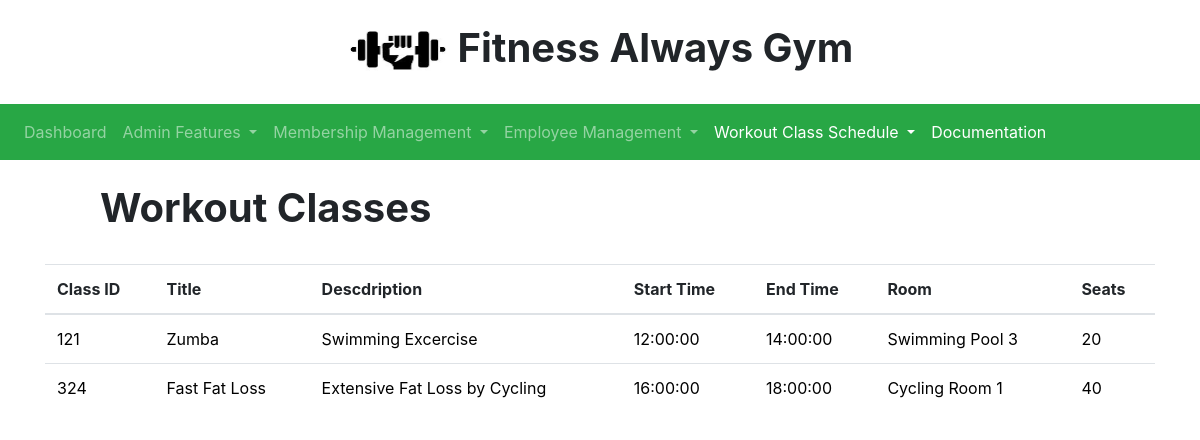
Page /workout/workout.php (signed in) on the committed database.
### tables this page shows
CREATE TABLE `workout` (
  `class_id` int(11) NOT NULL,
  `title` varchar(100) NOT NULL,
  `description` varchar(200) NOT NULL,
  `start_time` time NOT NULL,
  `end_time` time NOT NULL,
  `room` varchar(100) NOT NULL,
  `seats` int(100) NOT NULL
);

### workout/workout.php (the view, shortened to what this page needs)
<?php
echo "<head><title>Fitness Always</title></head>";
echo '
  <center>
    <h1><img src="../logo.png" width="100px" height="40px">
    <strong>Fitness Always Gym</strong></h1>
  </center><br>
  <nav class="navbar navbar-expand-sm bg-success navbar-dark">
    <ul class="navbar-nav">
      <li class="nav-item">
        <a class="nav-link" href="../fitnessalways.php">Dashboard</a>
      </li>
      <li class="nav-item dropdown">
        <a class="nav-link dropdown-toggle" href="#" id="navbardrop" data-toggle="dropdown">
        Admin Features
        </a>
      </li>
      <li class="nav-item dropdown">
        <a class="nav-link dropdown-toggle" href="#" id="navbardrop" data-toggle="dropdown">
        Membership Management
        </a>
      </li>
      <li class="nav-item dropdown">
        <a class="nav-link dropdown-toggle" href="#" id="navbardrop" data-toggle="dropdown">
        Employee Management
        </a>
        </li>
        <li class="nav-item dropdown active">
          <a class="nav-link dropdown-toggle" href="#" id="navbardrop" data-toggle="dropdown">
          Workout Class Schedule
          </a>
        </li>
        <li class="nav-item active">
      <a class="nav-link" href="../documentation/documentation.php">Documentation</a>
    </li>
    </ul>
  </nav>';
include '../db_connect.php';
$sql = "SELECT * FROM workout";
$result = $conn->query($sql);
echo "<div class='container-fluidser'>
<br><h1 style='margin-left: 66px'><b>Workout Classes</b></h1><br></div>";
echo "<div class='container'>
<table class='table table-hover'>
    <thead>
      <tr>
        <th>Class ID</th>
        <th>Title</th>
        <th>Descdription</th>
        <th>Start Time</th>
        <th>End Time</th>
        <th>Room</th>
        <th>Seats</th>";
while($row = $result->fetch_assoc())
{
  echo "<tr><td>";
  echo $row["class_id"];
  echo "</td><td>";
  echo $row['title'];
  echo "</td><td>";
  echo $row['description'];
  echo "</td><td>";
  echo $row['start_time'];
  echo "</td><td>";
  echo $row['end_time'];
  echo "</td><td>";
  echo $row['room'];
  echo "</td><td>";
  echo $row['seats'];
  echo"</td></tr></div>";
}
?>

### mystyle.css (style rules this page uses)
td { color: #000000; }
.container-fluidser { margin-left: 34px; }

### rows in the picture
workout: class_id "121", title "Zumba", description "Swimming Excercise", start_time "12:00:00", end_time "14:00:00", room "Swimming Pool 3", seats "20"
workout: class_id "324", title "Fast Fat Loss", description "Extensive Fat Loss by Cycling", start_time "16:00:00", end_time "18:00:00", room "Cycling Room 1", seats "40"
